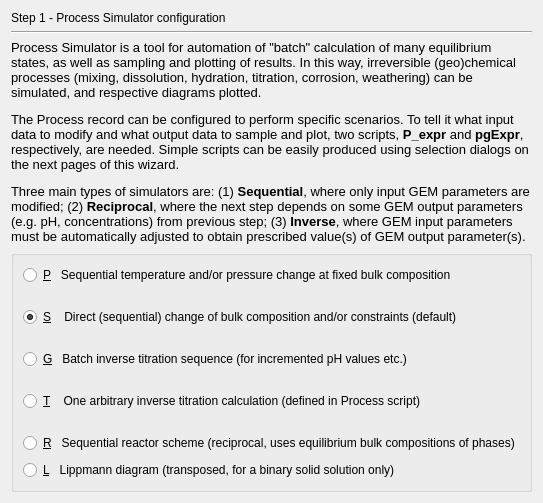
     <widget class="QWidget" name="page">
      <layout class="QVBoxLayout" name="verticalLayout_3">
       <item>
        <widget class="QLabel" name="pageName">
         <property name="sizePolicy">
          <sizepolicy hsizetype="Preferred" vsizetype="Fixed">
           <horstretch>0</horstretch>
           <verstretch>0</verstretch>
          </sizepolicy>
         </property>
         <property name="text">
          <string>Step 1 - Process Simulator configuration</string>
         </property>
        </widget>
       </item>
       <item>
        <widget class="Line" name="line">
         <property name="orientation">
          <enum>Qt::Horizontal</enum>
         </property>
        </widget>
       </item>
       <item>
        <widget class="QLabel" name="textLabel10">
         <property name="sizePolicy">
          <sizepolicy hsizetype="Preferred" vsizetype="Preferred">
           <horstretch>0</horstretch>
           <verstretch>0</verstretch>
          </sizepolicy>
         </property>
         <property name="frameShape">
          <enum>QFrame::NoFrame</enum>
         </property>
         <property name="frameShadow">
          <enum>QFrame::Plain</enum>
         </property>
         <property name="text">
          <string>&lt;!DOCTYPE HTML PUBLIC &quot;-//W3C//DTD HTML 4.0//EN&quot; &quot;http://www.w3.org/TR/REC-html40/strict.dtd&quot;&gt;
&lt;html&gt;&lt;head&gt;&lt;meta name=&quot;qrichtext&quot; content=&quot;1&quot; /&gt;&lt;style type=&quot;text/css&quot;&gt;
p, li { white-space: pre-wrap; }
&lt;/style&gt;&lt;/head&gt;&lt;body style=&quot; font-family:'MS Shell Dlg 2'; font-size:10pt; font-weight:400; font-style:normal;&quot;&gt;
&lt;p style=&quot; margin-top:12px; margin-bottom:12px; margin-left:0px; margin-right:0px; -qt-block-indent:0; text-indent:0px;&quot;&gt;Process Simulator is a tool for automation of &amp;quot;batch&amp;quot; calculation of many equilibrium states, as well as sampling and plotting of results. In this way, irreversible (geo)chemical processes (mixing, dissolution, hydration, titration, corrosion, weathering) can be simulated, and respective diagrams plotted.&lt;/p&gt;
&lt;p style=&quot; margin-top:12px; margin-bottom:12px; margin-left:0px; margin-right:0px; -qt-block-indent:0; text-indent:0px;&quot;&gt;The Process record can be configured to perform specific scenarios. To tell it what input data to modify and what output data to sample and plot, two scripts, &lt;span style=&quot; font-weight:600;&quot;&gt;P_expr&lt;/span&gt; and &lt;span style=&quot; font-weight:600;&quot;&gt;pgExpr&lt;/span&gt;, respectively, are needed. Simple scripts can be easily produced using selection dialogs on the next pages of this wizard.&lt;/p&gt;
&lt;p style=&quot; margin-top:12px; margin-bottom:12px; margin-left:0px; margin-right:0px; -qt-block-indent:0; text-indent:0px;&quot;&gt;Three main types of simulators are: (1) &lt;span style=&quot; font-weight:600;&quot;&gt;Sequential&lt;/span&gt;, where only input GEM parameters are modified; (2) &lt;span style=&quot; font-weight:600;&quot;&gt;Reciprocal&lt;/span&gt;, where the next step depends on some GEM output parameters (e.g. pH, concentrations) from previous step; (3) &lt;span style=&quot; font-weight:600;&quot;&gt;Inverse&lt;/span&gt;, where GEM input parameters must be automatically adjusted to obtain prescribed value(s) of GEM output parameter(s).&lt;/p&gt;&lt;/body&gt;&lt;/html&gt;</string>
         </property>
         <property name="textFormat">
          <enum>Qt::AutoText</enum>
         </property>
         <property name="scaledContents">
          <bool>false</bool>
         </property>
         <property name="wordWrap">
          <bool>true</bool>
         </property>
         <property name="margin">
          <number>0</number>
         </property>
         <property name="openExternalLinks">
          <bool>false</bool>
         </property>
        </widget>
       </item>
       <item>
        <widget class="QGroupBox" name="groupBox">
         <property name="title">
          <string/>
         </property>
         <layout class="QVBoxLayout" name="verticalLayout_2">
          <item>
           <widget class="QRadioButton" name="pselP">
            <property name="text">
             <string>&amp;P   Sequential temperature and/or pressure change at fixed bulk composition</string>
            </property>
            <property name="shortcut">
             <string>Alt+P</string>
            </property>
           </widget>
          </item>
          <item>
           <spacer>
            <property name="orientation">
             <enum>Qt::Vertical</enum>
            </property>
            <property name="sizeType">
             <enum>QSizePolicy::Expanding</enum>
            </property>
            <property name="sizeHint" stdset="0">
             <size>
              <width>20</width>
              <height>16</height>
             </size>
            </property>
           </spacer>
          </item>
          <item>
           <widget class="QRadioButton" name="pselS">
            <property name="text">
             <string>&amp;S    Direct (sequential) change of bulk composition and/or constraints (default)</string>
            </property>
            <property name="shortcut">
             <string>Alt+S</string>
            </property>
            <property name="checked">
             <bool>true</bool>
            </property>
           </widget>
          </item>
          <item>
           <spacer>
            <property name="orientation">
             <enum>Qt::Vertical</enum>
            </property>
            <property name="sizeType">
             <enum>QSizePolicy::Expanding</enum>
            </property>
            <property name="sizeHint" stdset="0">
             <size>
              <width>21</width>
              <height>16</height>
             </size>
            </property>
           </spacer>
          </item>
          <item>
           <widget class="QRadioButton" name="pselG">
            <property name="text">
             <string>&amp;G   Batch inverse titration sequence (for incremented pH values etc.)</string>
            </property>
            <property name="shortcut">
             <string>Alt+G</string>
            </property>
           </widget>
          </item>
          <item>
           <spacer>
            <property name="orientation">
             <enum>Qt::Vertical</enum>
            </property>
            <property name="sizeType">
             <enum>QSizePolicy::Expanding</enum>
            </property>
            <property name="sizeHint" stdset="0">
             <size>
              <width>20</width>
              <height>16</height>
             </size>
            </property>
           </spacer>
          </item>
          <item>
           <widget class="QRadioButton" name="pselT">
            <property name="text">
             <string>&amp;T    One arbitrary inverse titration calculation (defined in Process script)</string>
            </property>
            <property name="shortcut">
             <string>Alt+T</string>
            </property>
            <property name="checked">
             <bool>false</bool>
            </property>
           </widget>
          </item>
          <item>
           <spacer>
            <property name="orientation">
             <enum>Qt::Vertical</enum>
            </property>
            <property name="sizeType">
             <enum>QSizePolicy::Expanding</enum>
            </property>
            <property name="sizeHint" stdset="0">
             <size>
              <width>20</width>
              <height>16</height>
             </size>
            </property>
           </spacer>
          </item>
          <item>
           <widget class="QRadioButton" name="pselR">
            <property name="text">
             <string>&amp;R   Sequential reactor scheme (reciprocal, uses equilibrium bulk compositions of phases)</string>
            </property>
            <property name="shortcut">
             <string>Alt+R</string>
            </property>
           </widget>
          </item>
          <item>
           <spacer name="spacer">
            <property name="orientation">
             <enum>Qt::Vertical</enum>
            </property>
            <property name="sizeType">
             <enum>QSizePolicy::Expanding</enum>
            </property>
            <property name="sizeHint" stdset="0">
             <size>
              <width>20</width>
              <height>1</height>
             </size>
            </property>
           </spacer>
          </item>
          <item>
           <widget class="QRadioButton" name="pselL">
            <property name="text">
             <string>&amp;L   Lippmann diagram (transposed, for a binary solid solution only)</string>
            </property>
            <property name="shortcut">
             <string>Alt+P</string>
            </property>
           </widget>
          </item>
         </layout>
        </widget>
       </item>
      </layout>
     </widget>
